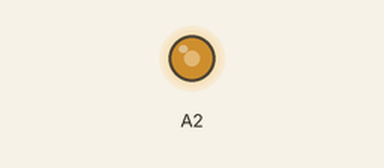
The program below on a simulated STM32 Nucleo. Shown: output pins drawn as LEDs (lit = HIGH). What the program prints to the serial monitor is not drawn.

Above: at 0.1 s.
Timing chart, 0 to 1.6 s (numbered marks = the images above):
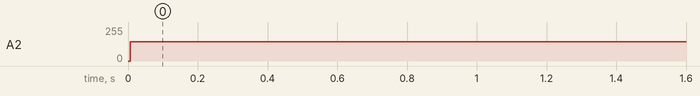

The program:

main.cpp
```cpp
#include <Arduino.h>

// Paramètres de modulation
#define HIGH_AMPLITUDE 4095  // Amplitude élevée pour '1' (valeur max du DAC 12 bits)
#define LOW_AMPLITUDE 0      // Amplitude basse pour '0'
#define BIT_PERIOD 1000      // Temps en microsecondes pour un bit (Tb)

float bitToVoltage(bool bit) {
    float highVoltage = 3.1;  // Tension haute pour '1'
    float lowVoltage = 1.9;   // Tension basse pour '0'

    return bit == 1 ? highVoltage : lowVoltage;
}

// Fonction pour convertir une tension en valeur DAC (12 bits)
uint16_t voltageToDACValue(float voltage) {
    const float maxVoltage = 3.3;  // Tension de référence
    const uint16_t maxDACValue = HIGH_AMPLITUDE;  // Valeur maximale du DAC

    uint16_t dacValue = (voltage / maxVoltage) * maxDACValue;
    return constrain(dacValue, 0, maxDACValue);  // S'assurer que la valeur est entre 0 et 4095
}

// Fonction de modulation ASK
void modulateASK(uint8_t octet) {
    // Lire les bits de l'octet et générer la modulation ASK
    for (int i = 0; i < 8; i++) {
        bool bit = (octet >> (7 - i)) & 0x01; // Lire les bits du plus significatif au moins significatif

        // Envoyer une valeur élevée pour '1'
        uint16_t DACvalue = voltageToDACValue(bitToVoltage(bit));
        analogWrite(A2, DACvalue);

        // Pause de la durée Tb pour respecter la période du bit
        delayMicroseconds(BIT_PERIOD);
    }
}

void setup() {
    // Initialisation du port série pour débogage
    Serial.begin(9600);
    // Initialisation du DAC (généralement géré automatiquement dans STM32);
    Serial.println("Modulation ASK démarrée...");
    analogWriteResolution(12);
}

void loop() {
    // Exemple d'octet à transmettre (par exemple 0b11001100)
    uint8_t octet = 0b11001100;

    // Appel de la fonction de modulation ASK
    modulateASK(octet);

    // Ajouter un délai pour éviter une modulation continue trop rapide
    delay(1000);
}
```

Measured:
- by itself, A2: 0/255 → 146/255 at 0.01 s
